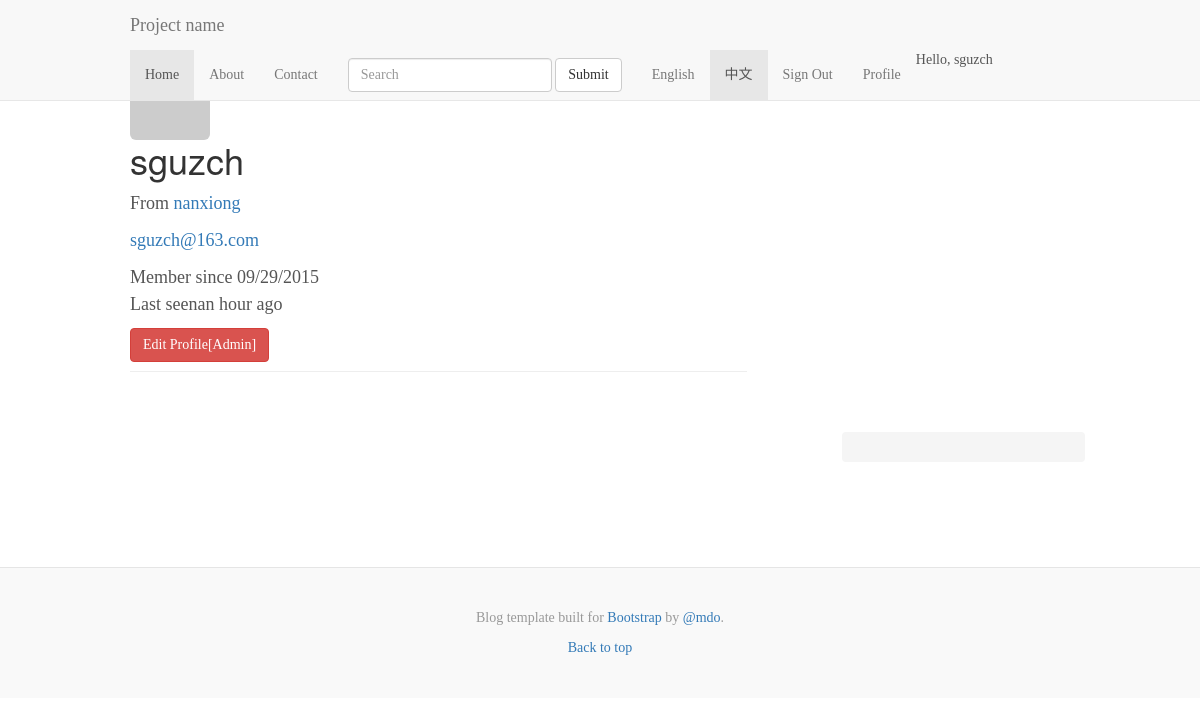
Screenshot of /user/sguzch (signed in) with the database file from the repository.
### app/models.py (models this page shows, shortened)
class User(UserMixin, db.Model):
    __tablename__ = 'users'
    id = db.Column(db.Integer, primary_key=True)
    email = db.Column(db.String(64), unique=True, index=True)
    username = db.Column(db.String(64), unique=True, index=True)
    password_hash = db.Column(db.String(128))
    role_id = db.Column(db.Integer, db.ForeignKey('roles.id'))
    confirmed = db.Column(db.Boolean, default=False)
    name = db.Column(db.String(64))
    location = db.Column(db.String(64))
    about_me = db.Column(db.Text())
    member_since = db.Column(db.DateTime(), default=datetime.utcnow)
    last_seen = db.Column(db.DateTime(), default=datetime.utcnow)
    avatar_hash = db.Column(db.String(32))
    posts = db.relationship('Post', backref='author', lazy='dynamic')
    @property
    def password(self):
        raise AttributeError('password is not a readable attribute')
    def can(self, permissions):
        return self.role is not None and \
	    (self.role.permissions & permissions) == permissions
    def is_administrator(self):
        return self.can(Permission.ADMINISTER)
    def ping(self):
        self.last_seen = datetime.utcnow()
	db.session.add(self)
	db.session.commit()
    def gravatar(self, size=100, default='identicon', rating='g'):
        if request.is_secure:
	    url = 'https://secure.gravatar.com/avatar'
	else:
	    url = 'http://www.gravatar.com/avatar'
	hash = hashlib.md5(self.email.encode('utf-8')).hexdigest()
	return '{url}/{hash}?s={size}&d={default}&r={rating}'.format(
	    url=url, hash=hash, size=size, default=default, rating=rating)

### app/main/views.py (the view)
@main.route('/user/<username>')
def user(username):
    user = User.query.filter_by(username=username).first()
    if user is None:
        abort(404)
    return render_template('user.html', user=user)

### app/auth/views.py (called while the page is built)
@auth.before_app_request
def before_request():
    if current_user.is_authenticated():
        current_user.ping()
        if not current_user.confirmed \
	        and request.endpoint[:5] != 'auth.':
	    return redirect(url_for('auth.unconfirmed'))

### app/main/__init__.py (called while the page is built)
@main.app_context_processor
def inject_permissions():
    return dict(Permission=Permission)

### app/models.py (called while the page is built)
@login_manager.user_loader
def loader_user(user_id):
    return User.query.get(int(user_id))

### app/templates/user.html (shortened to what this page needs)
{% extends "base.html" %}
{% block body %}
    <div class="container">
      <div class="row">
        <div class="col-sm-8 blog-main">
    {% block page_content %}
    <div class="page-header">
      <h1>{{ user.username }}</h1>
      {% if user.name or user.location %}
      <p>
        {% if user.location %}
          From <a href="http://maps.google.com/?q={{ user.location }}">
	    {{ user.location }}
	  </a>
        {% endif %}
      </p>
      {% endif %}
      {% if current_user.is_administrator() %}
      <p><a href="mailto:{{ user.email }}">{{ user.email }}</a></p>
      {% endif %}
      <p>
        Member since {{ moment(user.member_since).format('L') }}<br>
        Last seen{{ moment(user.last_seen).fromNow() }}
      </p>
      {% if user == current_user %}
	{% if current_user.is_administrator() %}
	<a class="btn btn-danger" href="{{ url_for('.edit_profile_admin', id=user.id) }}"> Edit Profile[Admin]
	</a>
	{% else %}
        <a class="btn btn-default" href="{{ url_for('.edit_profile') }}">
	Edit profile
	</a>
        {% endif %}
      {% endif %}
    </div>
    {% endblock %}
        </div>
      </div>
    </div>
  {{ super() }}
{% endblock %}

### app/templates/base.html (shortened to what this page needs)
{% extends "bootstrap/base.html" %}
  {% block head %}
    {{ super() }}
    <link href="../static/blog.css" rel="stylesheet">
  {% endblock %}
  {% block body %}
    {{ super() }}
    {% block navbar %}
      <nav class="navbar navbar-default navbar-fixed-top">
        <div class="container">
          <div class="navbar-header">
	    <a class="navbar-brand" href="#">Project name</a>
	  </div>
	  <div id="navbar" class="navbar-collapse collapse">
	    <ul class="nav navbar-nav">
	      <li class="active"><a href="#">Home</a></li>
	      <li><a href="#about">About</a></li>
	      <li><a href="#contact">Contact</a></li>
	      <li>
	        <form class="navbar-form" role="search">
		  <div class="form-group">
		    <input type="text" class="form-control" placeholder="Search">
		  </div>
		  <button type="submit" class="btn btn-default">Submit</button>
		</form>
	      </li>
	      <ul class="nav navbar-nav navbar-right">
		Hello,
	        {% if current_user.is_authenticated() %}
		  {{ current_user.username }}
		<li><a href="{{ url_for('auth.logout') }}">Sign Out</a></li>
		<li>
		  <a href="{{ url_for('main.user', username=current_user.username) }}"> Profile
		  </a>
		</li>
		{% else %}
		  Stranger
		<li><a href="{{ url_for('auth.login') }}">Sign In</a></li>
		{% endif %}
	      </ul>
	      <li><a href="#">English</a></li>
	      <li class="active"><a href="#">中文 </a></li>
	    </ul>
	  </div>
	</div>
      </nav>
  {% endblock %}
    <div class="container">
      <div class="blog-header">
      </div>
      <div class="row">
        <div class="col-sm-8 blog-main">
        </div>
        <div class="col-sm-3 col-sm-offset-1 blog-sidebar">
          <div class="sidebar-module sidebar-module-inset">
          </div>
          <div class="sidebar-module">
          </div>
          <div class="sidebar-module">
          </div>
        </div>
      </div>
    </div>
    {% block foot %}
    <footer class="blog-footer">
      <div class="container">
      <p>Blog template built for <a href="http://getbootstrap.com">Bootstrap</a> by <a href="https://twitter.com/mdo">@mdo</a>.</p>
      <p>
        <a href="#">Back to top</a>
      </p>
      </div>
    </footer>
    {% endblock %}
  {% endblock %}

### app/static/blog.css (style rules this page uses)
body { font-family: Georgia, "Times New Roman", Times, serif; color: #555; }
h1, .h1, h2, .h2, h3, .h3, h4, .h4, h5, .h5, h6, .h6 { margin-top: 0; font-family: "Helvetica Neue", Helvetica, Arial, sans-serif; font-weight: normal; color: #333; }
@media (min-width: 1200px) { .container { width: 970px; } }
.blog-header { padding-top: 20px; padding-bottom: 20px; }
.blog-main { font-size: 18px; line-height: 1.5; }
.sidebar-module { padding: 15px; margin: 0 -15px 15px; }
.sidebar-module-inset { padding: 15px; background-color: #f5f5f5; border-radius: 4px; }
.blog-footer { padding: 40px 0; color: #999; text-align: center; background-color: #f9f9f9; border-top: 1px solid #e5e5e5; }
.blog-footer p:last-child { margin-bottom: 0; }

### rows the page displays
User: username "sguzch", location "nanxiong", email "sguzch@163.com", member_since "09/29/2015", last_seen "an hour ago"
